Frame 1 (no input): blank canvas, image omitted
Frame 60 (the mouse pressed at the canvas centre just before this capture): blank canvas, image omitted
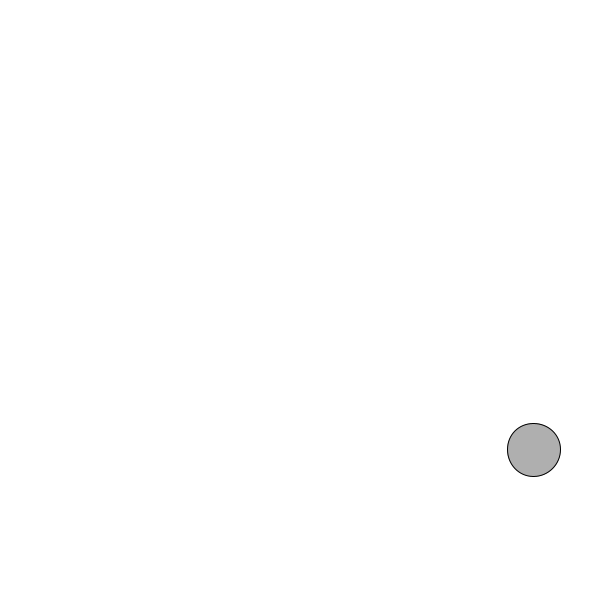
Frame 120 (the mouse held since frame 60 and released just before this capture)

The Processing sketch whose frames 1 and 60 were blank and that drew this single picture after the mouse press (run headless with seeded random() and noise(); from frame 60 on, the mouse is pressed at the canvas centre):

// Processing sketch: Midterm_3
// ── Midterm_3.pde
ArrayList <Object> myObject;  

void setup(){
  size(600, 600); 
  
//  myObject = new Object(width/2, height/2); 

  myObject = new ArrayList <Object>(); 
}

void draw(){
  background(255); 
  
 

  for(int i = 0; i < myObject.size(); i++){
    Object o = myObject.get(i);

 PVector gravity = new PVector(0, .1*o.mass); 
  PVector wind = new PVector(0.1, 0); 

  o.move(); 
  o.checkBoundaries(); 
  o.display(); 
  o.addForce(gravity);
  o.addForce(wind);

  
  }
}

void mousePressed(){
  myObject.add(new Object(random(width), random(height)));

}

// ── class.pde
class Object{
  PVector pos, vel, accel; 
  float mass; 
  
  Object(float x, float y){
    pos = new PVector(x, y); 
    vel = new PVector(random(-5, 5), random(1, 5)); 
    accel = new PVector(0, 0); 
    
    mass = random(5, 20); 
  }
  
  void move(){
    vel.add(accel); 
    pos.add(vel); 
    
    accel.mult(0); 
  }
  
  void display() {
    stroke(0);
    fill(175);
    ellipse(pos.x,pos.y,mass*3,mass*3);
  }
  
  void checkBoundaries() {
    if (pos.x > width) {
      pos.x = width;
      vel.x *= -1;
    } else if (pos.x < 0) {
      vel.x *= -1;
      pos.x = 0;
    }
 
    if (pos.y > height) {
      vel.y *= -1;
      pos.y = height;
      } else if (pos.y < 0) {
      vel.y *= -1;
      pos.y = 0;
    }
  } 
  
  void addForce(PVector force){
     force.div(mass); 
    accel.add(force); 
  }
}
